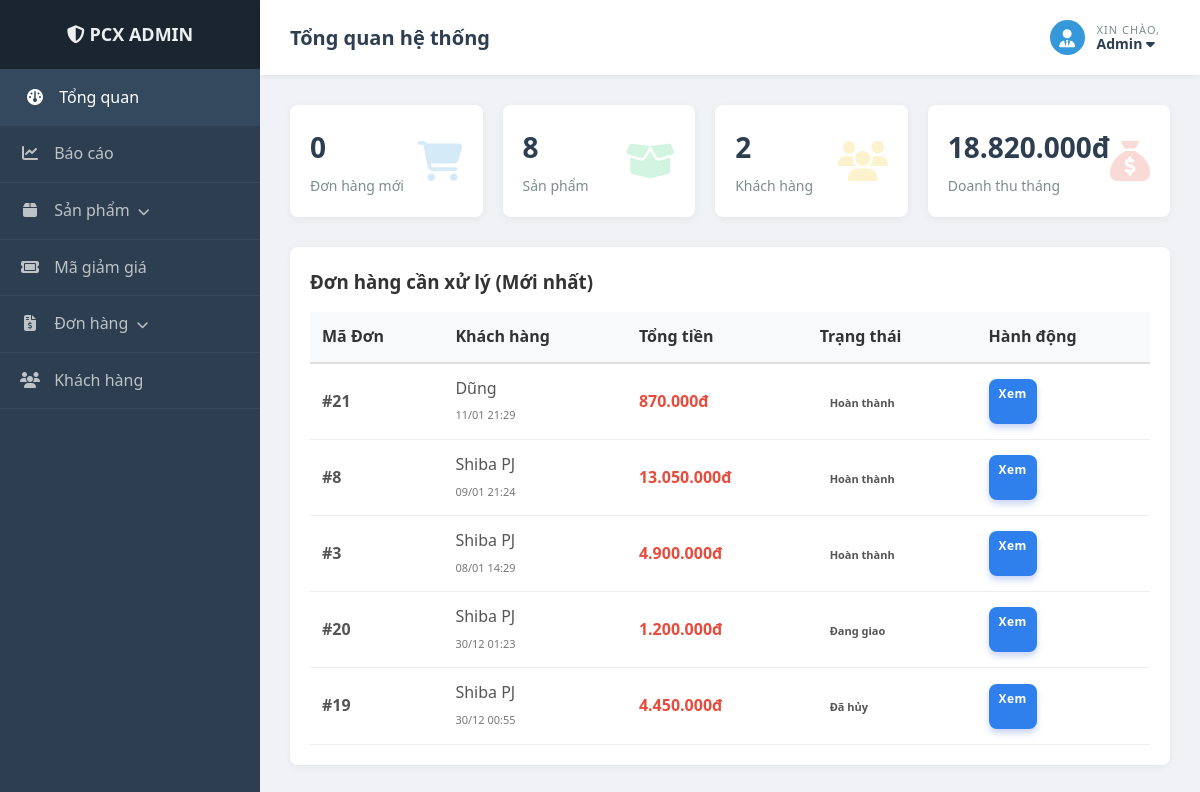
The app's page /index.php?controller=admin (signed in) with its own data.
### tables this page shows
CREATE TABLE `orders` (
  `order_id` int(11) NOT NULL,
  `user_id` int(11) DEFAULT NULL,
  `customer_name` varchar(100) NOT NULL,
  `customer_phone` varchar(20) NOT NULL,
  `shipping_address` varchar(255) NOT NULL,
  `note` text DEFAULT NULL,
  `total_money` decimal(15,0) NOT NULL,
  `discount_amount` decimal(15,0) DEFAULT 0,
  `final_money` decimal(15,0) NOT NULL,
  `coupon_code` varchar(50) DEFAULT NULL,
  `payment_method` varchar(50) DEFAULT 'COD',
  `status` tinyint(4) DEFAULT 0 COMMENT '0: Mới, 1: Xác nhận, 2: Giao, 3: Hoàn thành, 4: Hủy',
  `created_at` datetime DEFAULT current_timestamp(),
  `is_points_calculated` tinyint(4) DEFAULT 0
);

### app/controllers/admin/DashboardController.php (called while the page is built, shortened)
<?php
require_once 'app/models/admin/DashboardModel.php';
class DashboardController {
    public function index() {
        $dashboardModel = new DashboardModel();
        $stats = [
            'new_orders' => $dashboardModel->countNewOrders(),
            'products'   => $dashboardModel->countProducts(),
            'customers'  => $dashboardModel->countCustomers(),
            'revenue'    => $dashboardModel->getMonthlyRevenue()
        ];
        $recent_orders = $dashboardModel->getRecentOrders();
        require_once 'views/admin/layouts/page.php';
    }
}
?>

### app/models/admin/DashboardModel.php (called while the page is built)
<?php
require_once 'app/config/database.php';
class DashboardModel {
    private $conn;
    public function __construct() {
        $db = new Database();
        $this->conn = $db->getConnection();
    }
    public function countNewOrders() {
        $sql = "SELECT COUNT(*) as total FROM orders WHERE status = 0";
        $stmt = $this->conn->prepare($sql);
        $stmt->execute();
        $result = $stmt->fetch(PDO::FETCH_ASSOC);
        return $result['total'];
    }
    public function countProducts() {
        $sql = "SELECT COUNT(*) as total FROM products";
        $stmt = $this->conn->prepare($sql);
        $stmt->execute();
        $result = $stmt->fetch(PDO::FETCH_ASSOC);
        return $result['total'];
    }
    public function countCustomers() {
        $sql = "SELECT COUNT(*) as total FROM users WHERE role = 0";
        $stmt = $this->conn->prepare($sql);
        $stmt->execute();
        $result = $stmt->fetch(PDO::FETCH_ASSOC);
        return $result['total'];
    }
    public function getMonthlyRevenue() {
        $sql = "SELECT SUM(final_money) as total
                FROM orders
                WHERE status = 3
                AND MONTH(created_at) = MONTH(CURRENT_DATE())
                AND YEAR(created_at) = YEAR(CURRENT_DATE())";
        $stmt = $this->conn->prepare($sql);
        $stmt->execute();
        $result = $stmt->fetch(PDO::FETCH_ASSOC);
        return $result['total'] ? $result['total'] : 0;
    }
    public function getRecentOrders() {
        $sql = "SELECT * FROM orders ORDER BY created_at DESC LIMIT 5";
        $stmt = $this->conn->prepare($sql);
        $stmt->execute();
        return $stmt->fetchAll(PDO::FETCH_ASSOC);
    }
}
?>

### app/config/database.php (called while the page is built, shortened)
<?php
class Database
{
    private $host = "localhost";
    private $db_name = "pcx_db";
    private $username = "root";
    private $password = "";
    public function getConnection()
    {
        $this->conn = null;
        try {
            $this->conn = new PDO("mysql:host=" . $this->host . ";dbname=" . $this->db_name, $this->username, $this->password);
            $this->conn->exec("set names utf8");
            $this->conn->setAttribute(PDO::ATTR_ERRMODE, PDO::ERRMODE_EXCEPTION);
        } catch (PDOException $exception) {
            echo "Lỗi kết nối: " . $exception->getMessage();
        }
        return $this->conn;
    }
}

### views/admin/dashboard/index.php (the view, shortened to what this page needs)
<div class="stats-grid">
    <div class="stat-card">
        <div class="stat-info">
            <h3><?= isset($stats['new_orders']) ? $stats['new_orders'] : 0 ?></h3>
            <p>Đơn hàng mới</p>
        </div>
        <div class="stat-icon" style="color: #3498db;">
            <i class="fa-solid fa-cart-shopping"></i>
        </div>
    </div>
    <div class="stat-card">
        <div class="stat-info">
            <h3><?= isset($stats['products']) ? $stats['products'] : 0 ?></h3>
            <p>Sản phẩm</p>
        </div>
        <div class="stat-icon" style="color: #2ecc71;">
            <i class="fa-solid fa-box-open"></i>
        </div>
    </div>
    <div class="stat-card">
        <div class="stat-info">
            <h3><?= isset($stats['customers']) ? $stats['customers'] : 0 ?></h3>
            <p>Khách hàng</p>
        </div>
        <div class="stat-icon" style="color: #f1c40f;">
            <i class="fa-solid fa-users"></i>
        </div>
    </div>
    <div class="stat-card">
        <div class="stat-info">
            <h3><?= number_format(isset($stats['revenue']) ? $stats['revenue'] : 0, 0, ',', '.') ?>đ</h3>
            <p>Doanh thu tháng</p>
        </div>
        <div class="stat-icon" style="color: #e74c3c;">
            <i class="fa-solid fa-sack-dollar"></i>
        </div>
    </div>
</div>
<div class="table-container">
    <h3>Đơn hàng cần xử lý (Mới nhất)</h3>
    <table class="table-admin">
        <thead>
            <tr>
                <th>Mã Đơn</th>
                <th>Khách hàng</th>
                <th>Tổng tiền</th>
                <th>Trạng thái</th>
                <th>Hành động</th>
            </tr>
        </thead>
        <tbody>
            <?php if (empty($recent_orders)): ?>
                <tr>
                    <td colspan="5" style="text-align: center; color: #999; padding: 20px;">
                        Chưa có đơn hàng nào gần đây.
                    </td>
                </tr>
            <?php else: ?>
                <?php foreach ($recent_orders as $order): ?>
                    <tr>
                        <td style="font-weight: bold;">#<?= $order['order_id'] ?></td>
                        <td>
                            <?= htmlspecialchars($order['customer_name']) ?>
                            <br>
                            <small style="color: #777; font-size: 11px;"><?= date('d/m H:i', strtotime($order['created_at'])) ?></small>
                        </td>
                        <td style="font-weight: bold; color: #e74c3c;">
                            <?= number_format($order['final_money'], 0, ',', '.') ?>đ
                        </td>
                        <td>
                            <?php
                            switch ($order['status']) {
                                case 2:
                                    echo '<span class="status-badge st-shipping">Đang giao</span>'; break;
                                case 3:
                                    echo '<span class="status-badge st-completed">Hoàn thành</span>'; break;
                                case 4:
                                    echo '<span class="status-badge st-cancelled">Đã hủy</span>'; break;
                            }
                            ?>
                        </td>
                        <td>
                            <a href="index.php?controller=admin-order&action=detail&id=<?= $order['order_id'] ?>"
                               class="btn btn-primary btn-sm">
                               Xem
                            </a>
                        </td>
                    </tr>
                <?php endforeach; ?>
            <?php endif; ?>
        </tbody>
    </table>
</div>

### assets/css/base.css (style rules this page uses)
:root { --primary-color: #2f80ed; --text-color: #333; --bg-light: #f4f6f8; --danger: #e74c3c; --success: #27ae60; }
* { box-sizing: border-box; margin: 0; padding: 0; }
body { font-family: 'Segoe UI', sans-serif; line-height: 1.6; color: var(--text-color); }
a { text-decoration: none; color: inherit; }
.btn { display: inline-block; padding: 10px 20px; border-radius: 5px; font-weight: 600; cursor: pointer; border: none; }
.btn-primary { background: var(--primary-color); color: #fff; }

### assets/css/admin.css (style rules this page uses)
.stats-grid { display: grid; grid-template-columns: repeat(4, 1fr); gap: 20px; margin-bottom: 30px; }
.stat-card { background: #fff; padding: 20px; border-radius: 8px; box-shadow: 0 2px 10px rgba(0, 0, 0, 0.05); display: flex; align-items: center; justify-content: space-between; }
.stat-info h3 { font-size: 28px; margin-bottom: 5px; color: #2c3e50; }
.stat-info p { color: #7f8c8d; font-size: 14px; margin: 0; }
.stat-icon { font-size: 40px; opacity: 0.2; }
.table-container { background: #fff; padding: 20px; border-radius: 8px; box-shadow: 0 2px 10px rgba(0, 0, 0, 0.05); }
.table-admin { width: 100%; border-collapse: collapse; margin-top: 15px; }
.table-admin th { background: #f8f9fa; padding: 12px; text-align: left; color: #333; border-bottom: 2px solid #ddd; }
.table-admin td { padding: 12px; border-bottom: 1px solid #eee; color: #555; vertical-align: middle; }
.btn-sm { padding: 5px 10px; font-size: 12px; border-radius: 3px; }

### assets/css/coupon.css (style rules this page uses)
.status-badge { padding: 4px 10px; border-radius: 12px; font-size: 11px; font-weight: 600; }

### assets/css/report.css (style rules this page uses)
.btn-primary { height: 45px; border-radius: 8px; font-weight: 600; letter-spacing: 0.5px; box-shadow: 0 4px 6px rgba(78, 115, 223, 0.3); }

### records on screen
orders: order_id "21", customer_name "Dũng", created_at "11/01 21:29", final_money "870.000", status "Hoàn thành"
orders: order_id "8", customer_name "Shiba PJ", created_at "09/01 21:24", final_money "13.050.000", status "Hoàn thành"
orders: order_id "3", customer_name "Shiba PJ", created_at "08/01 14:29", final_money "4.900.000", status "Hoàn thành"
orders: order_id "20", customer_name "Shiba PJ", created_at "30/12 01:23", final_money "1.200.000", status "Đang giao"
orders: order_id "19", customer_name "Shiba PJ", created_at "30/12 00:55", final_money "4.450.000", status "Đã hủy"

### other values on screen
$page_title "Tổng quan hệ thống"
$stats['new_orders'] "0"
$stats['products'] "8"
$stats['customers'] "2"
isset($stats['revenue']) ? $stats['revenue'] : 0 "18.820.000"
